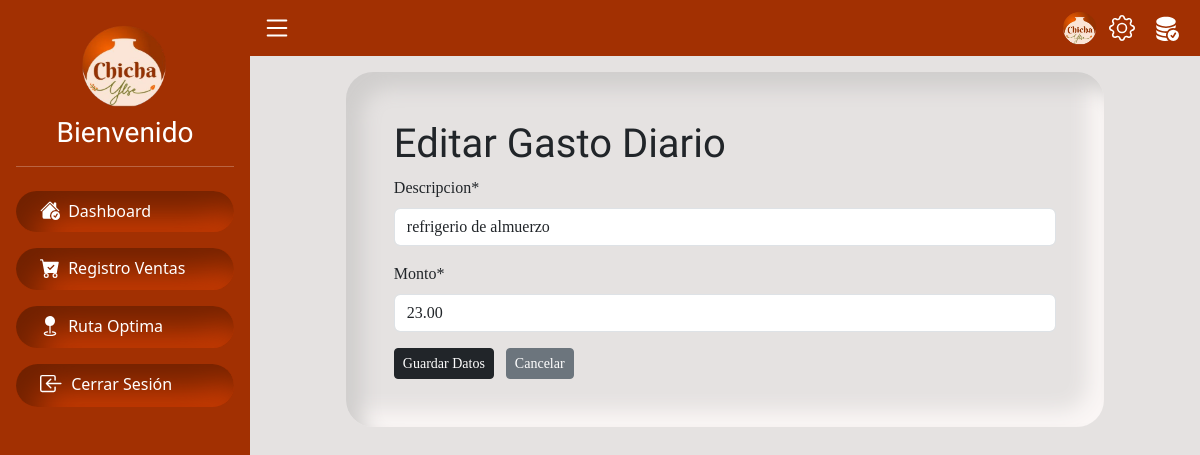
The page /gasto-diarios/2/edit/ on the database as committed earlier.
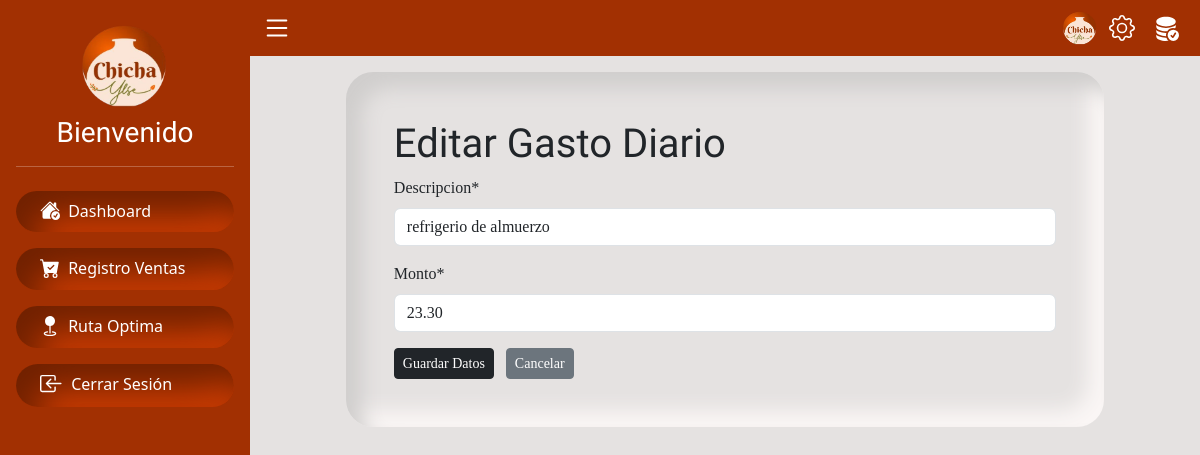
The same page on the database as committed later.
### servicio/models.py (models this page shows, shortened)
class GastoDiario(models.Model):
    fecha = models.DateField(auto_now_add=True)
    descripcion = models.CharField(max_length=255)
    monto = models.DecimalField(max_digits=10, decimal_places=2)
    empleado = models.ForeignKey(Empleado, on_delete=models.CASCADE, related_name='gastos')

### servicio/views.py (the view)
# urls.py: path('gasto-diarios/<int:pk>/edit/', views.GastoDiarioUpdateView.as_view(), name='gasto_diario_edit'),
class GastoDiarioUpdateView(UpdateView):
    model = GastoDiario
    form_class = GastoDiarioForm
    template_name = 'gastos/gasto_diario_form.html'
    success_url = reverse_lazy('venta_list')

### servicio/forms.py
class GastoDiarioForm(forms.ModelForm):
    class Meta:
        model = GastoDiario
        fields = ['descripcion', 'monto']

### servicio/templates/gastos/gasto_diario_form.html (shortened to what this page needs)
{% extends "base.html" %}
{% load crispy_forms_tags %}
{% block content %}
<br>
<div class=" col-lg-10  container-fluid font p-lg-5 py-5 cont-pange">
    <h1 class="title ">{% if form.instance.pk %}Editar{% else %}Añadir{% endif %} Gasto Diario</h1>
    <form method="post" novalidate>
        {{ form|crispy }}
        <button type="submit" class="btn btn-dark btn-sm me-2">Guardar Datos</button>
        <a href="{% url 'venta_list' %}" class="btn btn-secondary btn-sm">Cancelar</a>
    </form>
</div>
{% endblock %}

Rows that differ between the two databases and show on the page:
changed GastoDiario "refrigerio de almuerzo": monto "23.00" → "23.30"
